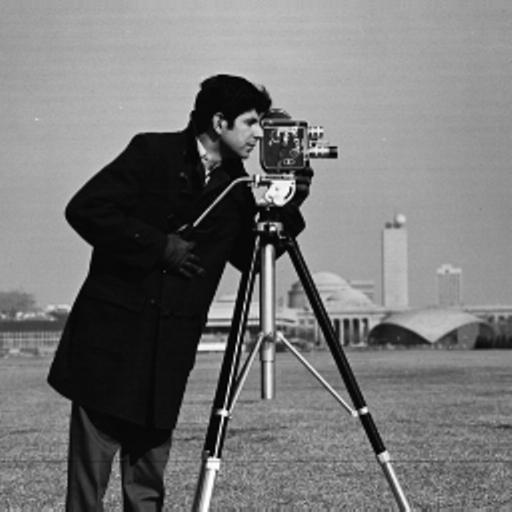
%> input picture matlabCourse/Lab7/cameraman.tif, 512 x 512 px
$ octave cw11.m   (GNU Octave 9; MATLAB toolbox functions it lacks are replaced by stand-ins)
%> lines starting %> are read from the running program, lines starting %| are printed output that depends on the picture
I = imread('cameraman.tif');
%> I is the input picture: size 512x512 uint8; min 0, max 255, mean 118.3
J = imadjust(I, [], [],0.5);
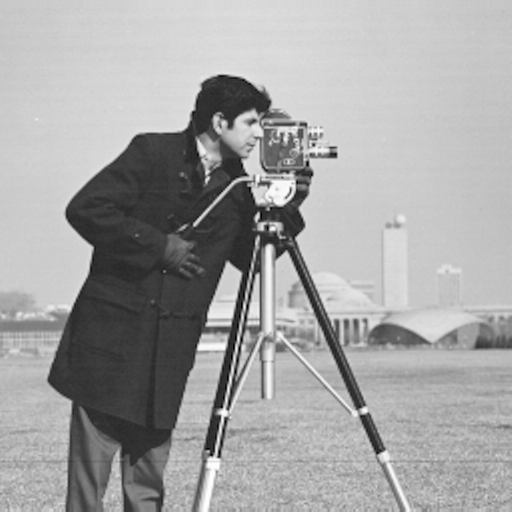
%> J: size 512x512 uint8; min 0, max 255, mean 163.4
K = imadjust(I, [], [],3.5);
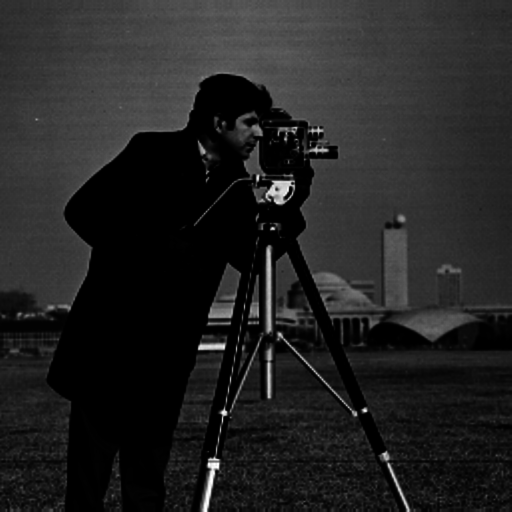
%> K: size 512x512 uint8; min 0, max 255, mean 34.9
subplot(2,2,1);
imshow(J);
subplot(2,2,2);
imhist(J);
subplot(2,2,4);
imhist(K);
subplot(2,2,3);
imshow(K);
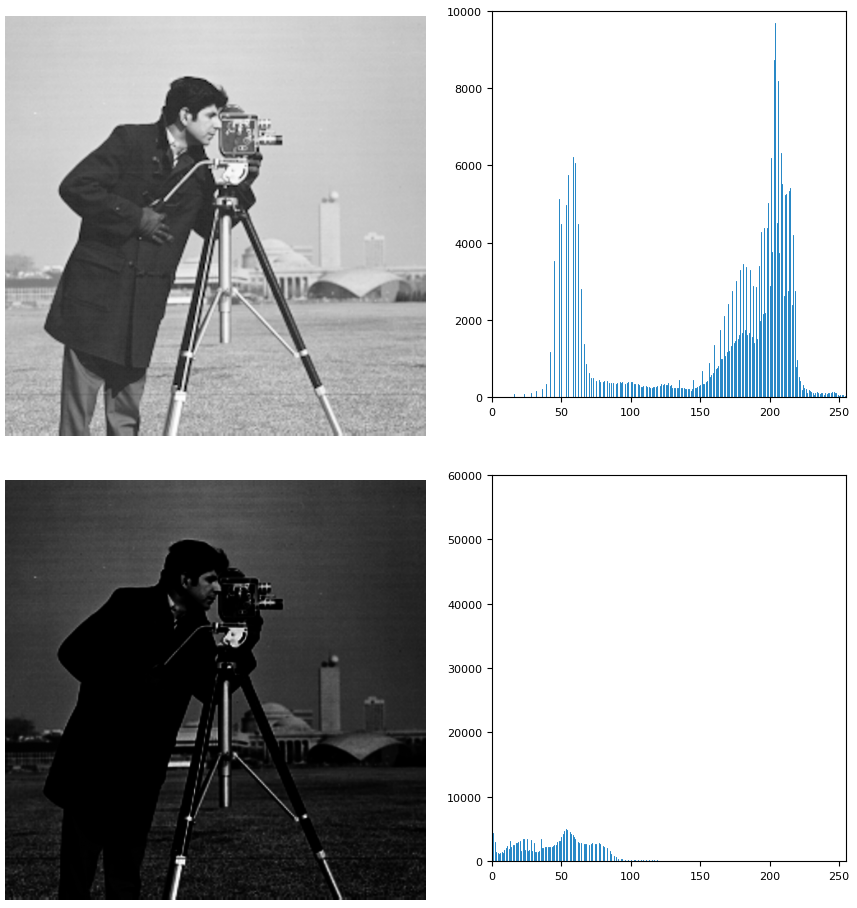
%> figure redrawn from the program's plot data, 4 panels

$ run again, with matlabCourse/Lab7/drzewa.jpg saved as matlabCourse/Lab7/cameraman.tif
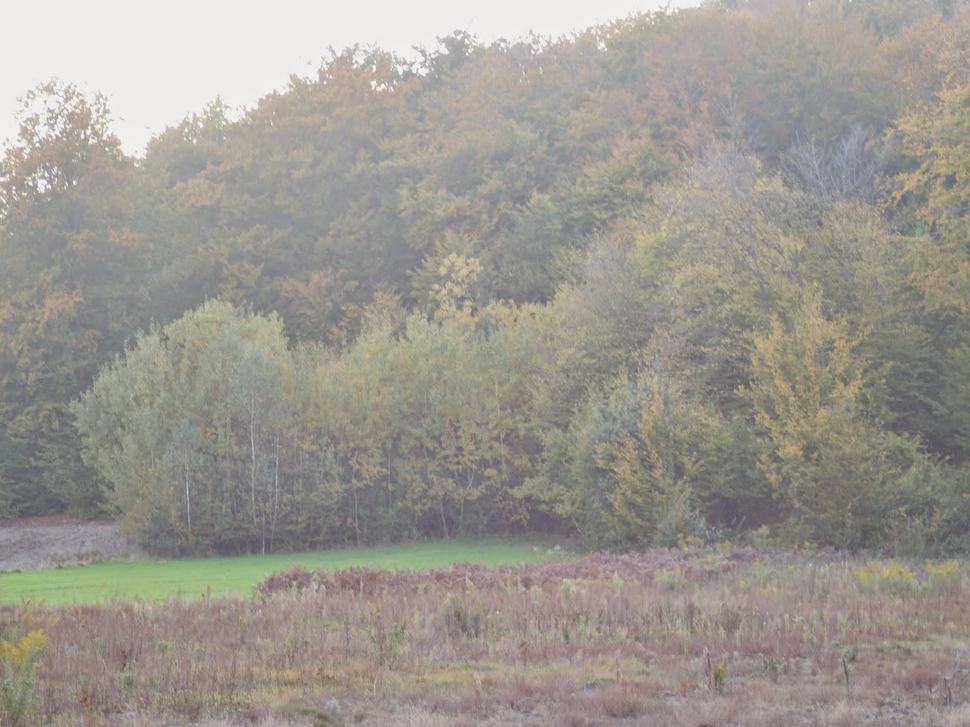
%> input picture matlabCourse/Lab7/drzewa.jpg, 970 x 727 px, shrunk from 1419 x 1064 before the run
%> I is the input picture: size 727x970x3 uint8; mean R, G, B 155.6, 152.1, 145.2
%> `K = imadjust(I, [], [],3.5);`:
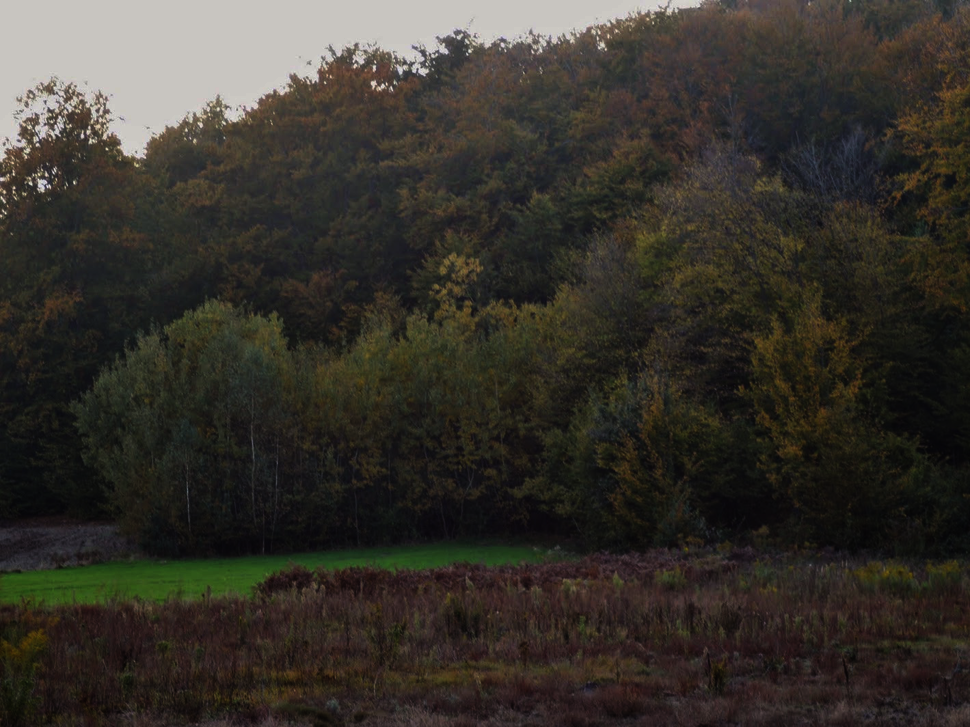
%> K: size 727x970x3 uint8; mean R, G, B 53.9, 50.2, 43.7
%> `imshow(K);`:
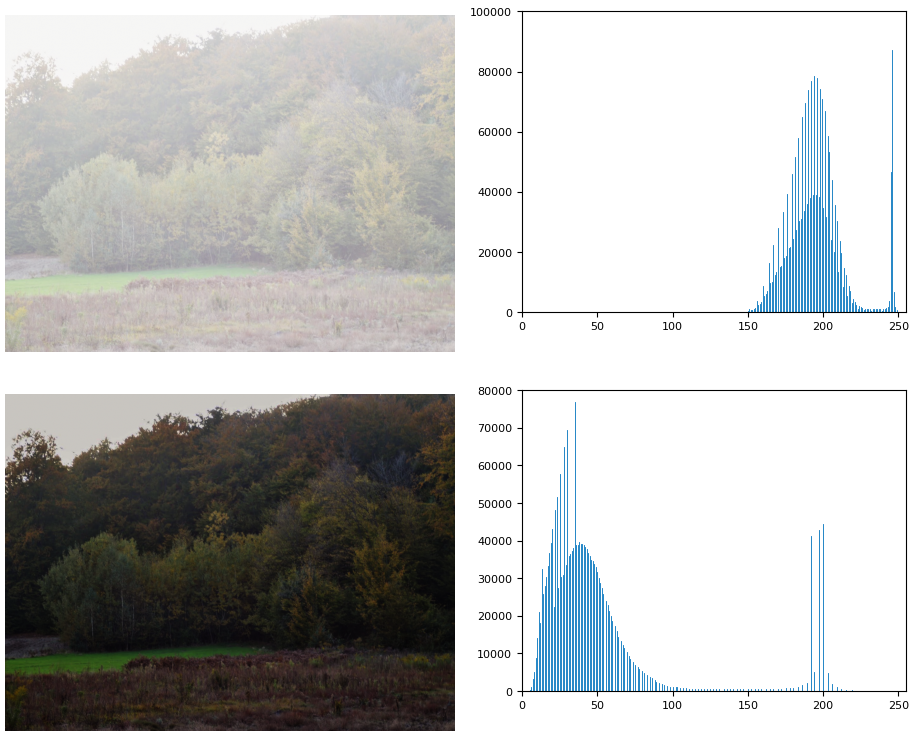
%> figure redrawn from the program's plot data, 4 panels
